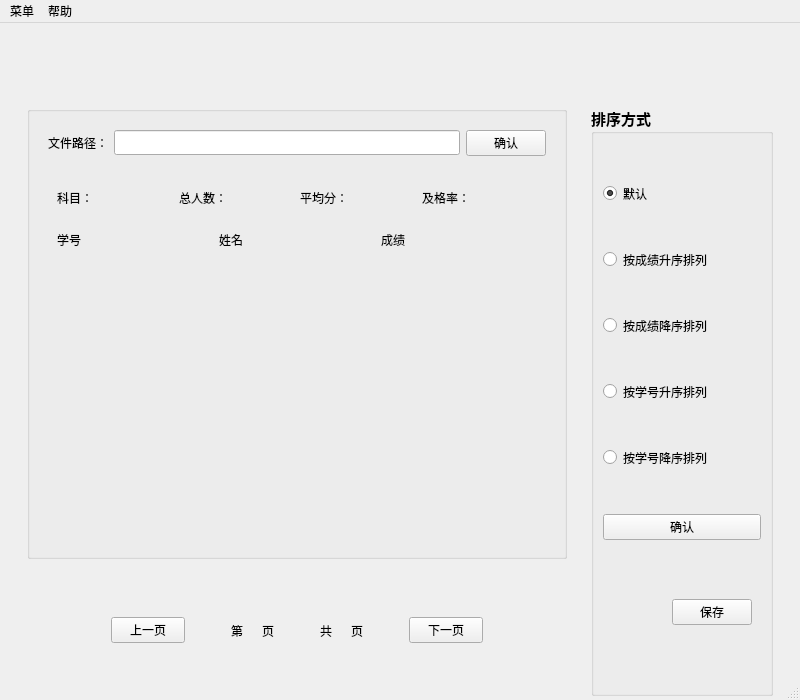
<?xml version="1.0" encoding="UTF-8"?>
<ui version="4.0">
 <class>system_MW</class>
 <widget class="QMainWindow" name="system_MW">
  <property name="geometry">
   <rect>
    <x>0</x>
    <y>0</y>
    <width>800</width>
    <height>700</height>
   </rect>
  </property>
  <property name="minimumSize">
   <size>
    <width>800</width>
    <height>700</height>
   </size>
  </property>
  <property name="maximumSize">
   <size>
    <width>800</width>
    <height>700</height>
   </size>
  </property>
  <property name="windowTitle">
   <string>学生信息管理系统</string>
  </property>
  <property name="windowIcon">
   <iconset resource="res.qrc">
    <normaloff>:/my_app_ico.ico</normaloff>:/my_app_ico.ico</iconset>
  </property>
  <widget class="QWidget" name="centralwidget">
   <property name="minimumSize">
    <size>
     <width>800</width>
     <height>700</height>
    </size>
   </property>
   <property name="maximumSize">
    <size>
     <width>800</width>
     <height>700</height>
    </size>
   </property>
   <layout class="QVBoxLayout" name="verticalLayout_2">
    <item>
     <widget class="QWidget" name="widget_14" native="true">
      <property name="maximumSize">
       <size>
        <width>16777215</width>
        <height>50</height>
       </size>
      </property>
      <property name="font">
       <font>
        <family>华文细黑</family>
       </font>
      </property>
      <layout class="QHBoxLayout" name="horizontalLayout_6">
       <item>
        <spacer name="horizontalSpacer_6">
         <property name="font">
          <font>
           <family>华文细黑</family>
          </font>
         </property>
         <property name="orientation">
          <enum>Qt::Horizontal</enum>
         </property>
         <property name="sizeType">
          <enum>QSizePolicy::Expanding</enum>
         </property>
         <property name="sizeHint" stdset="0">
          <size>
           <width>500</width>
           <height>20</height>
          </size>
         </property>
        </spacer>
       </item>
       <item>
        <widget class="QLabel" name="label_14">
         <property name="font">
          <font>
           <family>华文细黑</family>
          </font>
         </property>
         <property name="text">
          <string/>
         </property>
         <property name="pixmap">
          <pixmap resource="res.qrc">:/user_face-.ico</pixmap>
         </property>
        </widget>
       </item>
       <item>
        <widget class="QLabel" name="label_hello">
         <property name="font">
          <font>
           <family>华文细黑</family>
          </font>
         </property>
         <property name="text">
          <string/>
         </property>
        </widget>
       </item>
       <item>
        <widget class="QLabel" name="label_username">
         <property name="font">
          <font>
           <family>Arial Unicode MS</family>
          </font>
         </property>
         <property name="text">
          <string/>
         </property>
        </widget>
       </item>
       <item>
        <spacer name="horizontalSpacer_7">
         <property name="font">
          <font>
           <family>华文细黑</family>
          </font>
         </property>
         <property name="orientation">
          <enum>Qt::Horizontal</enum>
         </property>
         <property name="sizeType">
          <enum>QSizePolicy::Fixed</enum>
         </property>
         <property name="sizeHint" stdset="0">
          <size>
           <width>60</width>
           <height>20</height>
          </size>
         </property>
        </spacer>
       </item>
      </layout>
     </widget>
    </item>
    <item>
     <widget class="QWidget" name="widget_16" native="true">
      <property name="font">
       <font>
        <family>华文细黑</family>
       </font>
      </property>
      <layout class="QHBoxLayout" name="horizontalLayout_8">
       <item>
        <widget class="QWidget" name="widget_12" native="true">
         <property name="font">
          <font>
           <family>华文细黑</family>
          </font>
         </property>
         <layout class="QVBoxLayout" name="verticalLayout_6">
          <item>
           <widget class="QGroupBox" name="groupBox_2">
            <property name="title">
             <string/>
            </property>
            <layout class="QVBoxLayout" name="verticalLayout_3">
             <item>
              <widget class="QWidget" name="widget" native="true">
               <property name="font">
                <font>
                 <family>华文细黑</family>
                </font>
               </property>
               <layout class="QHBoxLayout" name="horizontalLayout">
                <item>
                 <widget class="QLabel" name="label">
                  <property name="font">
                   <font>
                    <family>华文细黑</family>
                   </font>
                  </property>
                  <property name="text">
                   <string>文件路径：</string>
                  </property>
                 </widget>
                </item>
                <item>
                 <widget class="QLineEdit" name="lineEdit">
                  <property name="font">
                   <font>
                    <family>Arial Unicode MS</family>
                   </font>
                  </property>
                 </widget>
                </item>
                <item>
                 <widget class="QPushButton" name="pushButton">
                  <property name="font">
                   <font>
                    <family>华文细黑</family>
                   </font>
                  </property>
                  <property name="text">
                   <string>确认</string>
                  </property>
                 </widget>
                </item>
               </layout>
              </widget>
             </item>
             <item>
              <widget class="QWidget" name="widget_11" native="true">
               <property name="font">
                <font>
                 <family>华文细黑</family>
                </font>
               </property>
               <layout class="QVBoxLayout" name="verticalLayout">
                <item>
                 <widget class="QWidget" name="widget_2" native="true">
                  <property name="font">
                   <font>
                    <family>华文细黑</family>
                   </font>
                  </property>
                  <layout class="QHBoxLayout" name="horizontalLayout_2">
                   <item>
                    <widget class="QLabel" name="label_5">
                     <property name="font">
                      <font>
                       <family>华文细黑</family>
                      </font>
                     </property>
                     <property name="text">
                      <string>科目：</string>
                     </property>
                    </widget>
                   </item>
                   <item>
                    <widget class="QLabel" name="label_kemu">
                     <property name="font">
                      <font>
                       <family>华文细黑</family>
                      </font>
                     </property>
                     <property name="text">
                      <string/>
                     </property>
                    </widget>
                   </item>
                   <item>
                    <widget class="QLabel" name="label_6">
                     <property name="font">
                      <font>
                       <family>华文细黑</family>
                      </font>
                     </property>
                     <property name="text">
                      <string>总人数：</string>
                     </property>
                    </widget>
                   </item>
                   <item>
                    <widget class="QLabel" name="label_zongrenshu">
                     <property name="font">
                      <font>
                       <family>华文细黑</family>
                      </font>
                     </property>
                     <property name="text">
                      <string/>
                     </property>
                    </widget>
                   </item>
                   <item>
                    <widget class="QLabel" name="label_12">
                     <property name="font">
                      <font>
                       <family>华文细黑</family>
                      </font>
                     </property>
                     <property name="text">
                      <string>平均分：</string>
                     </property>
                    </widget>
                   </item>
                   <item>
                    <widget class="QLabel" name="label_pingjun">
                     <property name="font">
                      <font>
                       <family>华文细黑</family>
                      </font>
                     </property>
                     <property name="text">
                      <string/>
                     </property>
                    </widget>
                   </item>
                   <item>
                    <widget class="QLabel" name="label_7">
                     <property name="font">
                      <font>
                       <family>华文细黑</family>
                      </font>
                     </property>
                     <property name="text">
                      <string>及格率：</string>
                     </property>
                    </widget>
                   </item>
                   <item>
                    <widget class="QLabel" name="label_jigelv">
                     <property name="font">
                      <font>
                       <family>华文细黑</family>
                      </font>
                     </property>
                     <property name="text">
                      <string/>
                     </property>
                    </widget>
                   </item>
                  </layout>
                 </widget>
                </item>
                <item>
                 <widget class="QWidget" name="widget_3" native="true">
                  <property name="font">
                   <font>
                    <family>华文细黑</family>
                   </font>
                  </property>
                  <layout class="QHBoxLayout" name="horizontalLayout_3">
                   <item>
                    <widget class="QLabel" name="label_3">
                     <property name="font">
                      <font>
                       <family>华文细黑</family>
                      </font>
                     </property>
                     <property name="text">
                      <string>学号</string>
                     </property>
                    </widget>
                   </item>
                   <item>
                    <widget class="QLabel" name="label_2">
                     <property name="font">
                      <font>
                       <family>华文细黑</family>
                      </font>
                     </property>
                     <property name="text">
                      <string>姓名</string>
                     </property>
                    </widget>
                   </item>
                   <item>
                    <widget class="QLabel" name="label_4">
                     <property name="font">
                      <font>
                       <family>华文细黑</family>
                      </font>
                     </property>
                     <property name="text">
                      <string>成绩</string>
                     </property>
                    </widget>
                   </item>
                  </layout>
                 </widget>
                </item>
                <item>
                 <widget class="QWidget" name="widget_4" native="true">
                  <property name="font">
                   <font>
                    <family>华文细黑</family>
                   </font>
                  </property>
                  <layout class="QHBoxLayout" name="horizontalLayout_4">
                   <item>
                    <widget class="QLabel" name="num1">
                     <property name="font">
                      <font>
                       <family>华文细黑</family>
                      </font>
                     </property>
                     <property name="text">
                      <string/>
                     </property>
                    </widget>
                   </item>
                   <item>
                    <widget class="QLabel" name="name1">
                     <property name="font">
                      <font>
                       <family>华文细黑</family>
                      </font>
                     </property>
                     <property name="text">
                      <string/>
                     </property>
                    </widget>
                   </item>
                   <item>
                    <widget class="QLabel" name="score1">
                     <property name="font">
                      <font>
                       <family>华文细黑</family>
                      </font>
                     </property>
                     <property name="text">
                      <string/>
                     </property>
                    </widget>
                   </item>
                  </layout>
                 </widget>
                </item>
                <item>
                 <widget class="QWidget" name="widget_5" native="true">
                  <property name="font">
                   <font>
                    <family>华文细黑</family>
                   </font>
                  </property>
                  <layout class="QHBoxLayout" name="horizontalLayout_12">
                   <item>
                    <widget class="QLabel" name="num2">
                     <property name="font">
                      <font>
                       <family>华文细黑</family>
                      </font>
                     </property>
                     <property name="text">
                      <string/>
                     </property>
                    </widget>
                   </item>
                   <item>
                    <widget class="QLabel" name="name2">
                     <property name="font">
                      <font>
                       <family>华文细黑</family>
                      </font>
                     </property>
                     <property name="text">
                      <string/>
                     </property>
                    </widget>
                   </item>
                   <item>
                    <widget class="QLabel" name="score2">
                     <property name="font">
                      <font>
                       <family>华文细黑</family>
                      </font>
                     </property>
                     <property name="text">
                      <string/>
                     </property>
                    </widget>
                   </item>
                  </layout>
                 </widget>
                </item>
                <item>
                 <widget class="QWidget" name="widget_6" native="true">
                  <property name="font">
                   <font>
                    <family>华文细黑</family>
                   </font>
                  </property>
                  <layout class="QHBoxLayout" name="horizontalLayout_13">
                   <item>
                    <widget class="QLabel" name="num3">
                     <property name="font">
                      <font>
                       <family>华文细黑</family>
                      </font>
                     </property>
                     <property name="text">
                      <string/>
                     </property>
                    </widget>
                   </item>
                   <item>
                    <widget class="QLabel" name="name3">
                     <property name="font">
                      <font>
                       <family>华文细黑</family>
                      </font>
                     </property>
                     <property name="text">
                      <string/>
                     </property>
                    </widget>
                   </item>
                   <item>
                    <widget class="QLabel" name="score3">
                     <property name="font">
                      <font>
                       <family>华文细黑</family>
                      </font>
                     </property>
                     <property name="text">
                      <string/>
                     </property>
                    </widget>
                   </item>
                  </layout>
                 </widget>
                </item>
                <item>
                 <widget class="QWidget" name="widget_7" native="true">
                  <property name="font">
                   <font>
                    <family>华文细黑</family>
                   </font>
                  </property>
                  <layout class="QHBoxLayout" name="horizontalLayout_14">
                   <item>
                    <widget class="QLabel" name="num4">
                     <property name="font">
                      <font>
                       <family>华文细黑</family>
                      </font>
                     </property>
                     <property name="text">
                      <string/>
                     </property>
                    </widget>
                   </item>
                   <item>
                    <widget class="QLabel" name="name4">
                     <property name="font">
                      <font>
                       <family>华文细黑</family>
                      </font>
                     </property>
                     <property name="text">
                      <string/>
                     </property>
                    </widget>
                   </item>
                   <item>
                    <widget class="QLabel" name="score4">
                     <property name="font">
                      <font>
                       <family>华文细黑</family>
                      </font>
                     </property>
                     <property name="text">
                      <string/>
                     </property>
                    </widget>
                   </item>
                  </layout>
                 </widget>
                </item>
                <item>
                 <widget class="QWidget" name="widget_8" native="true">
                  <property name="font">
                   <font>
                    <family>华文细黑</family>
                   </font>
                  </property>
                  <layout class="QHBoxLayout" name="horizontalLayout_15">
                   <item>
                    <widget class="QLabel" name="num5">
                     <property name="font">
                      <font>
                       <family>华文细黑</family>
                      </font>
                     </property>
                     <property name="text">
                      <string/>
                     </property>
                    </widget>
                   </item>
                   <item>
                    <widget class="QLabel" name="name5">
                     <property name="font">
                      <font>
                       <family>华文细黑</family>
                      </font>
                     </property>
                     <property name="text">
                      <string/>
                     </property>
                    </widget>
                   </item>
                   <item>
                    <widget class="QLabel" name="score5">
                     <property name="font">
                      <font>
                       <family>华文细黑</family>
                      </font>
                     </property>
                     <property name="text">
                      <string/>
                     </property>
                    </widget>
                   </item>
                  </layout>
                 </widget>
                </item>
                <item>
                 <widget class="QWidget" name="widget_9" native="true">
                  <property name="font">
                   <font>
                    <family>华文细黑</family>
                   </font>
                  </property>
                  <layout class="QHBoxLayout" name="horizontalLayout_16">
                   <item>
                    <widget class="QLabel" name="num6">
                     <property name="font">
                      <font>
                       <family>华文细黑</family>
                      </font>
                     </property>
                     <property name="text">
                      <string/>
                     </property>
                    </widget>
                   </item>
                   <item>
                    <widget class="QLabel" name="name6">
                     <property name="font">
                      <font>
                       <family>华文细黑</family>
                      </font>
                     </property>
                     <property name="text">
                      <string/>
                     </property>
                    </widget>
                   </item>
                   <item>
                    <widget class="QLabel" name="score6">
                     <property name="font">
                      <font>
                       <family>华文细黑</family>
                      </font>
                     </property>
                     <property name="text">
                      <string/>
                     </property>
                    </widget>
                   </item>
                  </layout>
                 </widget>
                </item>
                <item>
                 <widget class="QWidget" name="widget_10" native="true">
                  <property name="font">
                   <font>
                    <family>华文细黑</family>
                   </font>
                  </property>
                  <layout class="QHBoxLayout" name="horizontalLayout_17">
                   <item>
                    <widget class="QLabel" name="num7">
                     <property name="font">
                      <font>
                       <family>华文细黑</family>
                      </font>
                     </property>
                     <property name="text">
                      <string/>
                     </property>
                    </widget>
                   </item>
                   <item>
                    <widget class="QLabel" name="name7">
                     <property name="font">
                      <font>
                       <family>华文细黑</family>
                      </font>
                     </property>
                     <property name="text">
                      <string/>
                     </property>
                    </widget>
                   </item>
                   <item>
                    <widget class="QLabel" name="score7">
                     <property name="font">
                      <font>
                       <family>华文细黑</family>
                      </font>
                     </property>
                     <property name="text">
                      <string/>
                     </property>
                    </widget>
                   </item>
                  </layout>
                 </widget>
                </item>
               </layout>
              </widget>
             </item>
            </layout>
           </widget>
          </item>
          <item>
           <widget class="QWidget" name="widget_13" native="true">
            <property name="font">
             <font>
              <family>华文细黑</family>
             </font>
            </property>
            <layout class="QHBoxLayout" name="horizontalLayout_5">
             <item>
              <spacer name="horizontalSpacer">
               <property name="font">
                <font>
                 <family>华文细黑</family>
                </font>
               </property>
               <property name="orientation">
                <enum>Qt::Horizontal</enum>
               </property>
               <property name="sizeType">
                <enum>QSizePolicy::Fixed</enum>
               </property>
               <property name="sizeHint" stdset="0">
                <size>
                 <width>179</width>
                 <height>20</height>
                </size>
               </property>
              </spacer>
             </item>
             <item>
              <widget class="QPushButton" name="But_per">
               <property name="font">
                <font>
                 <family>华文细黑</family>
                </font>
               </property>
               <property name="text">
                <string>上一页</string>
               </property>
              </widget>
             </item>
             <item>
              <spacer name="horizontalSpacer_4">
               <property name="font">
                <font>
                 <family>华文细黑</family>
                </font>
               </property>
               <property name="orientation">
                <enum>Qt::Horizontal</enum>
               </property>
               <property name="sizeType">
                <enum>QSizePolicy::Fixed</enum>
               </property>
               <property name="sizeHint" stdset="0">
                <size>
                 <width>40</width>
                 <height>20</height>
                </size>
               </property>
              </spacer>
             </item>
             <item>
              <widget class="QLabel" name="label_8">
               <property name="font">
                <font>
                 <family>华文细黑</family>
                </font>
               </property>
               <property name="text">
                <string>第</string>
               </property>
              </widget>
             </item>
             <item>
              <widget class="QLabel" name="label_now_page">
               <property name="font">
                <font>
                 <family>华文细黑</family>
                </font>
               </property>
               <property name="text">
                <string/>
               </property>
              </widget>
             </item>
             <item>
              <widget class="QLabel" name="label_9">
               <property name="font">
                <font>
                 <family>华文细黑</family>
                </font>
               </property>
               <property name="text">
                <string>页</string>
               </property>
              </widget>
             </item>
             <item>
              <spacer name="horizontalSpacer_3">
               <property name="font">
                <font>
                 <family>华文细黑</family>
                </font>
               </property>
               <property name="orientation">
                <enum>Qt::Horizontal</enum>
               </property>
               <property name="sizeType">
                <enum>QSizePolicy::Fixed</enum>
               </property>
               <property name="sizeHint" stdset="0">
                <size>
                 <width>40</width>
                 <height>20</height>
                </size>
               </property>
              </spacer>
             </item>
             <item>
              <widget class="QLabel" name="label_11">
               <property name="font">
                <font>
                 <family>华文细黑</family>
                </font>
               </property>
               <property name="text">
                <string>共</string>
               </property>
              </widget>
             </item>
             <item>
              <widget class="QLabel" name="label_Sum_page">
               <property name="font">
                <font>
                 <family>华文细黑</family>
                </font>
               </property>
               <property name="text">
                <string/>
               </property>
              </widget>
             </item>
             <item>
              <widget class="QLabel" name="label_10">
               <property name="font">
                <font>
                 <family>华文细黑</family>
                </font>
               </property>
               <property name="text">
                <string>页</string>
               </property>
              </widget>
             </item>
             <item>
              <spacer name="horizontalSpacer_5">
               <property name="font">
                <font>
                 <family>华文细黑</family>
                </font>
               </property>
               <property name="orientation">
                <enum>Qt::Horizontal</enum>
               </property>
               <property name="sizeType">
                <enum>QSizePolicy::Fixed</enum>
               </property>
               <property name="sizeHint" stdset="0">
                <size>
                 <width>40</width>
                 <height>20</height>
                </size>
               </property>
              </spacer>
             </item>
             <item>
              <widget class="QPushButton" name="But_next">
               <property name="font">
                <font>
                 <family>华文细黑</family>
                </font>
               </property>
               <property name="text">
                <string>下一页</string>
               </property>
              </widget>
             </item>
             <item>
              <spacer name="horizontalSpacer_2">
               <property name="font">
                <font>
                 <family>华文细黑</family>
                </font>
               </property>
               <property name="orientation">
                <enum>Qt::Horizontal</enum>
               </property>
               <property name="sizeType">
                <enum>QSizePolicy::Fixed</enum>
               </property>
               <property name="sizeHint" stdset="0">
                <size>
                 <width>179</width>
                 <height>20</height>
                </size>
               </property>
              </spacer>
             </item>
            </layout>
           </widget>
          </item>
         </layout>
        </widget>
       </item>
       <item>
        <widget class="QWidget" name="widget_15" native="true">
         <property name="minimumSize">
          <size>
           <width>200</width>
           <height>0</height>
          </size>
         </property>
         <property name="font">
          <font>
           <family>华文细黑</family>
          </font>
         </property>
         <property name="styleSheet">
          <string notr="true">border-color: rgb(0, 0, 0);</string>
         </property>
         <layout class="QVBoxLayout" name="verticalLayout_5">
          <item>
           <widget class="QGroupBox" name="groupBox">
            <property name="font">
             <font>
              <family>华文细黑</family>
              <pointsize>11</pointsize>
              <weight>75</weight>
              <bold>true</bold>
             </font>
            </property>
            <property name="title">
             <string>排序方式</string>
            </property>
            <layout class="QVBoxLayout" name="verticalLayout_4">
             <item>
              <widget class="QRadioButton" name="radioButton_moren">
               <property name="font">
                <font>
                 <family>华文细黑</family>
                </font>
               </property>
               <property name="text">
                <string>默认</string>
               </property>
               <property name="checked">
                <bool>true</bool>
               </property>
              </widget>
             </item>
             <item>
              <widget class="QRadioButton" name="radioButton_score_up">
               <property name="font">
                <font>
                 <family>华文细黑</family>
                </font>
               </property>
               <property name="text">
                <string>按成绩升序排列</string>
               </property>
              </widget>
             </item>
             <item>
              <widget class="QRadioButton" name="radioButton_scor_low">
               <property name="font">
                <font>
                 <family>华文细黑</family>
                </font>
               </property>
               <property name="text">
                <string>按成绩降序排列</string>
               </property>
              </widget>
             </item>
             <item>
              <widget class="QRadioButton" name="radioButton_num_up">
               <property name="font">
                <font>
                 <family>华文细黑</family>
                </font>
               </property>
               <property name="text">
                <string>按学号升序排列</string>
               </property>
              </widget>
             </item>
             <item>
              <widget class="QRadioButton" name="radioButton_num_low">
               <property name="font">
                <font>
                 <family>华文细黑</family>
                </font>
               </property>
               <property name="text">
                <string>按学号降序排列</string>
               </property>
              </widget>
             </item>
             <item>
              <widget class="QPushButton" name="pushButton_2">
               <property name="font">
                <font>
                 <family>华文细黑</family>
                </font>
               </property>
               <property name="text">
                <string>确认</string>
               </property>
              </widget>
             </item>
             <item>
              <widget class="QWidget" name="widget_17" native="true">
               <property name="maximumSize">
                <size>
                 <width>16777215</width>
                 <height>50</height>
                </size>
               </property>
               <property name="font">
                <font>
                 <family>华文细黑</family>
                </font>
               </property>
               <layout class="QHBoxLayout" name="horizontalLayout_7">
                <item>
                 <spacer name="horizontalSpacer_8">
                  <property name="font">
                   <font>
                    <family>华文细黑</family>
                   </font>
                  </property>
                  <property name="orientation">
                   <enum>Qt::Horizontal</enum>
                  </property>
                  <property name="sizeHint" stdset="0">
                   <size>
                    <width>40</width>
                    <height>20</height>
                   </size>
                  </property>
                 </spacer>
                </item>
                <item>
                 <widget class="QPushButton" name="pushButton_save">
                  <property name="font">
                   <font>
                    <family>华文细黑</family>
                   </font>
                  </property>
                  <property name="text">
                   <string>保存</string>
                  </property>
                 </widget>
                </item>
               </layout>
              </widget>
             </item>
            </layout>
           </widget>
          </item>
         </layout>
        </widget>
       </item>
      </layout>
     </widget>
    </item>
   </layout>
  </widget>
  <widget class="QStatusBar" name="statusbar"/>
  <widget class="QMenuBar" name="menubar">
   <property name="geometry">
    <rect>
     <x>0</x>
     <y>0</y>
     <width>800</width>
     <height>21</height>
    </rect>
   </property>
   <property name="font">
    <font>
     <family>华文细黑</family>
    </font>
   </property>
   <widget class="QMenu" name="menu">
    <property name="font">
     <font>
      <family>华文细黑</family>
     </font>
    </property>
    <property name="title">
     <string>菜单</string>
    </property>
    <addaction name="actionadd_info"/>
    <addaction name="actionearse_info"/>
    <addaction name="actionfind"/>
    <addaction name="actionfenduan"/>
   </widget>
   <widget class="QMenu" name="menuhelp">
    <property name="font">
     <font>
      <family>华文细黑</family>
     </font>
    </property>
    <property name="title">
     <string>帮助</string>
    </property>
    <addaction name="actionTool_help"/>
    <addaction name="separator"/>
    <addaction name="actionbanben"/>
   </widget>
   <addaction name="menu"/>
   <addaction name="menuhelp"/>
  </widget>
  <action name="actioncd">
   <property name="text">
    <string>功能介绍</string>
   </property>
  </action>
  <action name="actionbb">
   <property name="text">
    <string>版本</string>
   </property>
  </action>
  <action name="actionadd_info">
   <property name="text">
    <string>添加信息</string>
   </property>
   <property name="iconText">
    <string>添加学生信息</string>
   </property>
  </action>
  <action name="actionearse_info">
   <property name="text">
    <string>删除信息</string>
   </property>
   <property name="iconText">
    <string>删除学生信息</string>
   </property>
  </action>
  <action name="actionTool_help">
   <property name="text">
    <string>功能介绍</string>
   </property>
  </action>
  <action name="actionbanben">
   <property name="text">
    <string>版本</string>
   </property>
  </action>
  <action name="actionfind">
   <property name="text">
    <string>查询信息</string>
   </property>
   <property name="iconText">
    <string>查询学生信息</string>
   </property>
  </action>
  <action name="actionfenduan">
   <property name="text">
    <string>查询成绩分布</string>
   </property>
  </action>
 </widget>
 <resources>
  <include location="res.qrc"/>
 </resources>
 <connections/>
</ui>
